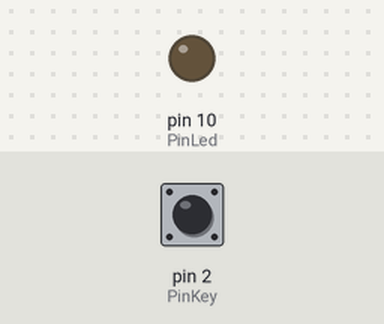
This sketch was run on a simulated Arduino Uno, built with avr-gcc and run on an emulated ATmega328P. Parts: output pins drawn as LEDs (lit = HIGH). The test bench sets the inputs (shaded band); at power-on: pin 2 (PinKey) LOW.

Above: at 1.2 s.
1.3 s: pin 2 (PinKey) pulled HIGH for 0.15 s
At 1.8 s:
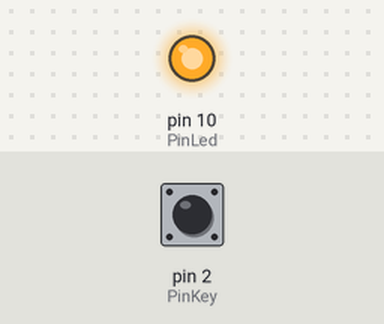
2.9 s: pin 2 (PinKey) pulled HIGH for 1 s
At 4.2 s:
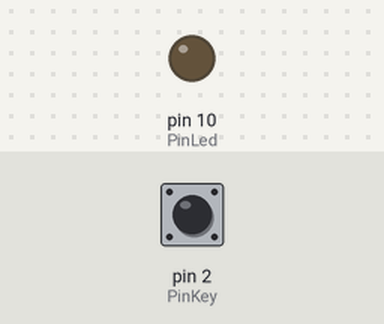
5.4 s: pin 2 (PinKey) pulled HIGH for 3.2 s
At 6.1 s:
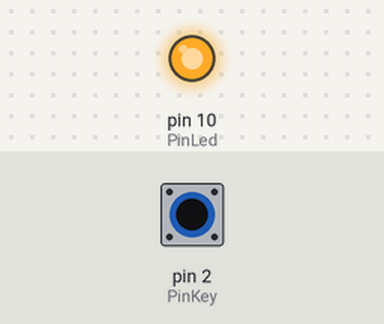
Timing chart, 0 to 8.4 s (numbered marks = the images above; inputs shaded):
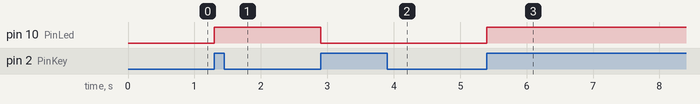

Measured:
- after the input at 1.3 s, pin 10 (PinLed): LOW → HIGH at once
- after the input at 2.9 s, pin 10 (PinLed): HIGH → LOW at once
- after the input at 5.4 s, pin 10 (PinLed): LOW → HIGH at once

The sketch:

Lesson_1b.ino
```cpp
/*  ВТОРОЙ СКЕТЧ  */

const int PinKey = 2;  // вывод с кнопкой
const int PinLed = 10; // вывод со светодиодом
bool      ActLed = 0;  // состояние светодиода

void setup(){
//  Конфигурируем вывод PinKey как вход
    pinMode(PinKey, INPUT );
//  Конфигурируем вывод PinLed как выход
    pinMode(PinLed, OUTPUT);
}

void loop(){
//  Если кнопка нажата (единица на входе PinKey)
    if(digitalRead(PinKey)){
//      Меняем значение переменной ActLed
        ActLed = !ActLed; // ActLed = не ActLed
//      Устанавл. состояние ActLed на выходе PinLed
        digitalWrite(PinLed, ActLed);
//      Ждём пока кнопка не будет отпущена ...
//      Код в цикле while(условие) будет выполнять-
//       ся до тех пор, пока условие не станет ложью
        while(digitalRead(PinKey)){
//          Так как в условии цикла while считыва-
//          ется состояние кнопки, то пока она
//          нажата, будет выполняться функция delay
            delay(30);
//          функция delay(30) создаёт паузу на 30мс
//          это позволяет подавить эффект дребезга.
        }
    }
}
```
